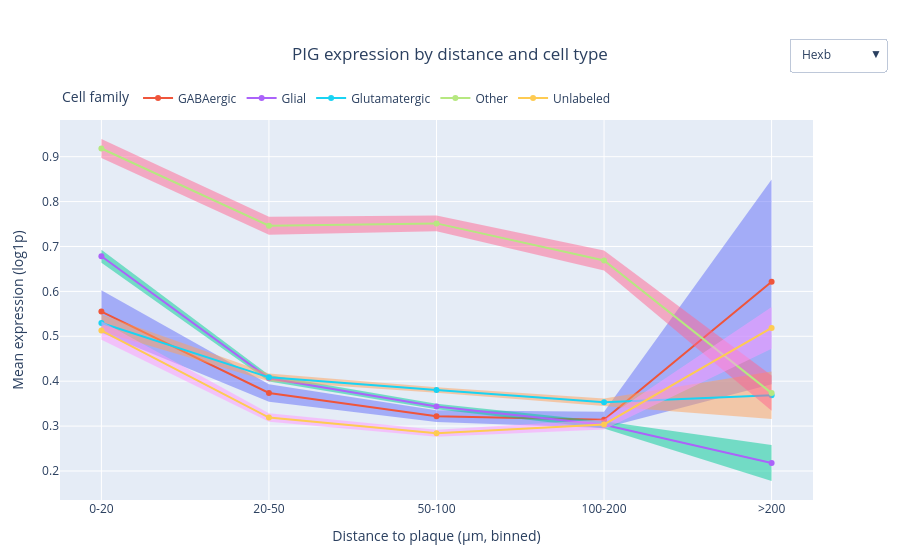

The cell this chart's notebook holds for it:
### Code cell
interactive_comp_pig_regression(agg, PIG_GENES, bin_order)
